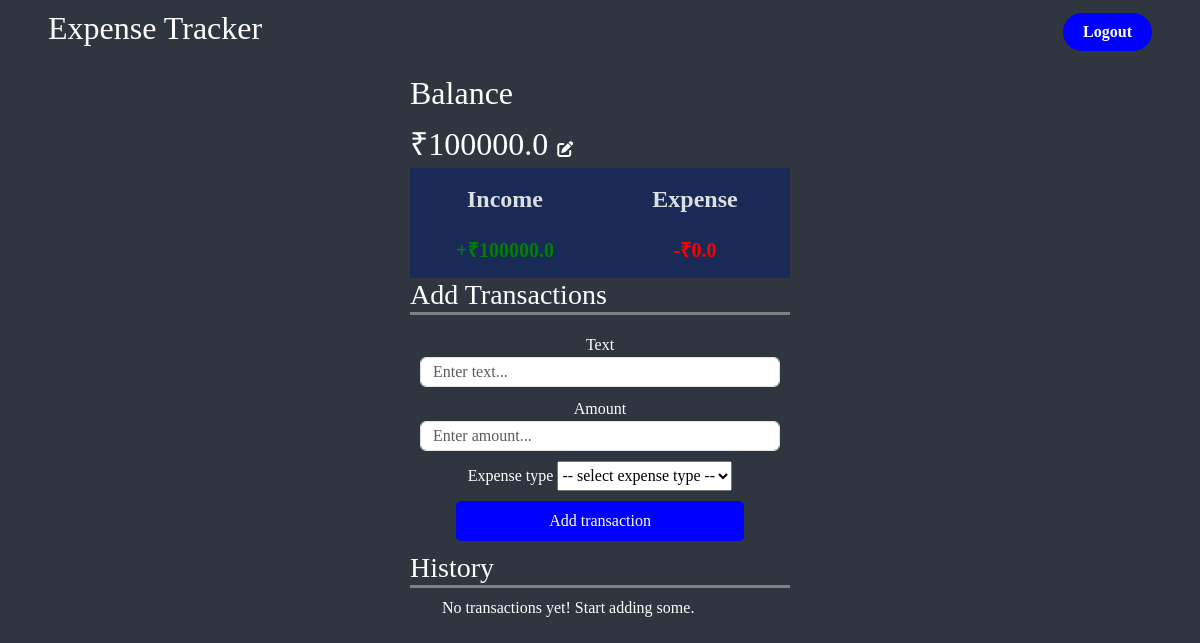
Page / (signed in) on the earlier database version.
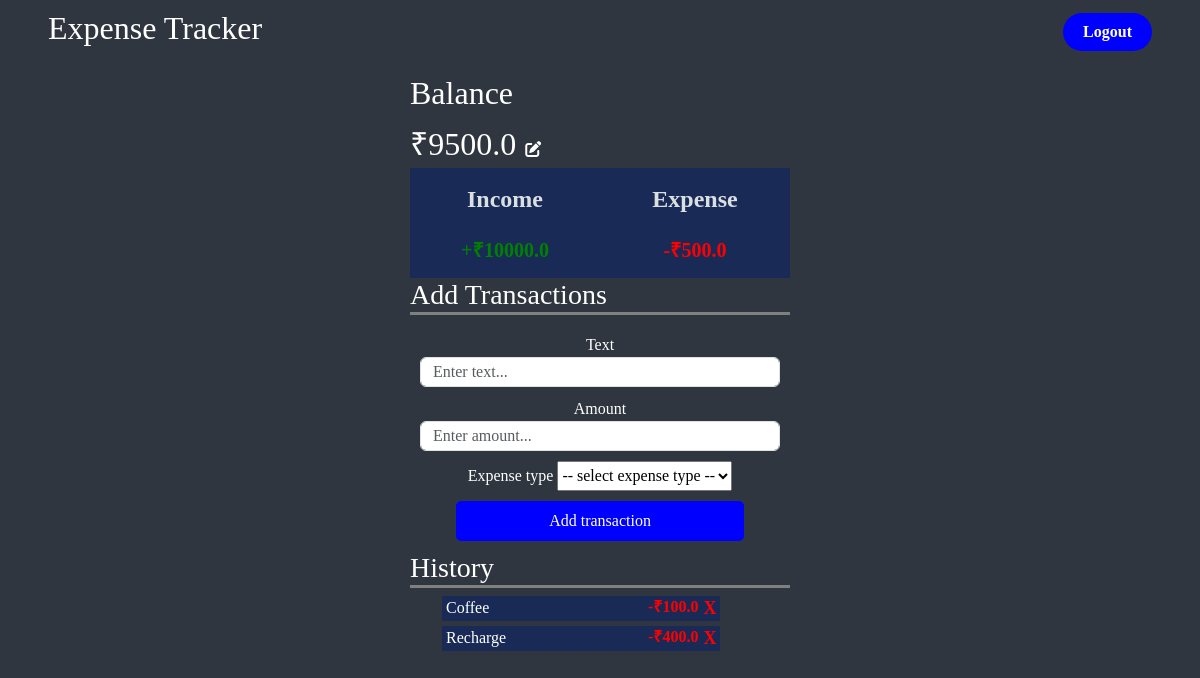
Same page on the later database version.
### home/models.py (models this page shows, shortened)
class Profile(models.Model):
    user = models.ForeignKey(User, on_delete=models.CASCADE)
    income = models.FloatField()
    expenses = models.FloatField(default=0)
    balance = models.FloatField(blank=True, null=True)

class Expense(models.Model):
    user = models.ForeignKey(User, on_delete=models.CASCADE)
    name = models.CharField(max_length=100)
    amount = models.FloatField(null=True)
    expense_type = models.CharField(max_length=100, choices = TYPE)

### home/views.py (the view, shortened to what this page needs)
# urls.py: 2. Add a URL to urlpatterns:  path('', views.home, name='home')
@login_required(login_url='/login')
def home(request):
    profile = Profile.objects.filter(user = request.user).first()
    expenses = Expense.objects.filter(user = request.user)
    print(request.user)
    if len(expenses) == 0:
        message = 'No transactions yet! Start adding some.'
        context = {'profile': profile, 'expenses': expenses, 'message': message}
    else:
        context = {'profile': profile, 'expenses': expenses}
    return render(request, 'home.html', context)

### home/templates/home.html (shortened to what this page needs)
{% extends "base.html" %}
{% block start %}
<div class="navBar w-100">
    <h2 class="heading">Expense Tracker</h2>
    <a href="/logout" class="logout-btn">Logout</a>
</div>
<div class="container empbox">
    <h2>Balance</h2>
    <span id="Balance">₹{{profile.balance}}</span>
    <button class='income' onClick=showDialog()><i class="fa-solid fa-pen-to-square text-white"></i></button>
    <div class="expContainer w-100">
        <div class='amt'>
            <legend>Income</legend>
            <span class="moneyPlus">+₹{{profile.income}} </span>
        </div>
        <div class='amt'>
            <legend>Expense</legend>
            <span class="moneyMinus">-₹{{profile.expenses}}</span>
        </div>
    </div>
    <h3>Add Transactions</h3>
    <form id="form" method="POST">
        <div class="formControl">
            <label for="text">Text</label> <br>
            <input type="text" class="form-control" id="text" name="text" placeholder="Enter text..." >
        </div>
        <div class="formControl">
            <label for="amount">Amount</label> <br>
            <input type="number" class="form-control" id="amount" name="amount" placeholder="Enter amount..." >
        </div>
        <div class="formControl">
            <label for="type">Expense type</label>
            <select id="expense_type" name="expense_type">
                <option>-- select expense type --</option>
            </select>
        </div>
        <button class="submit-btn" type="submit" >Add transaction</button>
    </form>
    <h3>History</h3>
    <ul class="list">
    {% if message %}
        <span>{{message}}</span>
    {% endif %}
    {% for expense in expenses %}
    {% if expense.expense_type == 'Negative' %}
    <li class="elist">
        <span>{{expense.name}}</span><span class="minus">-₹{{expense.amount}} <a href="deleteData/{{expense.id}}" class="delete-button">X</a></span>
    </li>
    {% else %}
    <li class="elist">
        <span>{{expense.name}}</span><span class="plus">+₹{{expense.amount}} <a href="deleteData/{{expense.id}}" class="delete-button">X</a></span>
    </li>
    {% endif %}
    {% endfor %}
    </ul>
</div>
{% endblock %}

### home/templates/base.html (shortened to what this page needs)
<!DOCTYPE html>
<html lang="en">
<head>
    <link href="https://cdn.jsdelivr.net/npm/bootstrap@5.3.3/dist/css/bootstrap.min.css" rel="stylesheet">
    <link rel="stylesheet" href="https://cdnjs.cloudflare.com/ajax/libs/font-awesome/6.5.2/css/all.min.css" />
</head>
<body>
    {% block start %}
    {% endblock %}
</body>
</html>

Differences in the rows shown:
changed Profile: balance "100000.0" → "9500.0"; income "100000.0" → "10000.0"; expenses "0.0" → "500.0"
added Expense: name "Coffee", amount "100.0"
added Expense: name "Recharge", amount "400.0"
Other differences:
{{ message }}: "No transactions yet! Start adding some." → (not shown)
